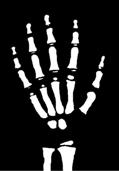
#> input picture Assignment5/5329-GT.jpg, 119 x 171 px
$ jupyter execute Q5.ipynb
#> lines starting #> are read from the running program, lines starting #| are printed output that depends on the picture; after the words box and inside, x2 and y2 are one past the last pixel; in counts of white or black regions, pixels touching at a corner belong together
#> further down, img1 is the input picture: shape (171, 119, 3); min 0, max 255, mean 35.8
[cell 1]
import math
import numpy as np
from matplotlib import pyplot as plt
import cv2

# Modified Otsu  function
def otsu(gray):
    pixel_number = gray.shape[0] * gray.shape[1]
#> pixel_number = 20349
    mean_weight = 1.0/pixel_number
#> mean_weight = 4.91e-05
    his, bins = np.histogram(gray, np.arange(0,257))
#> his = 256 values, max 14380 at index 0, min 0 at index 102, mean 79.49; bins = 257 values from 0 to 256
    final_thresh = -1
    final_value = -1
    intensity_arr = np.arange(256)
    for t in bins[1:-1]:
        pcb = np.sum(his[:t])
        pcf = np.sum(his[t:])
        Wb = pcb * mean_weight
        Wf = pcf * mean_weight

        mub = np.sum(intensity_arr[:t]*his[:t]) / float(pcb)
        muf = np.sum(intensity_arr[t:]*his[t:]) / float(pcf)

        value = Wb * Wf * (mub - muf) ** 2

        if value > final_value:
            final_thresh = t
            final_value = value
#> this loop made 255 passes
#> (pcb, pcf, Wb, Wf, mub, muf, value, final_value) on passes 1 to 12: (14380, 5969, 0.707, 0.293, 0, 122.2, 3094.2, 3094.2), (14718, 5631, 0.723, 0.277, 0.023, 129.5, 3352.7, 3352.7), (15009, 5340, 0.738, 0.262, 0.0613, 136.4, 3597.6, 3597.6), (15284, 5065, 0.751, 0.249, 0.114, 143.6, 3851.1, 3851.1), (15541, 4808, 0.764, 0.236, 0.178, 151.1, 4110.3, 4110.3), (15769, 4580, 0.775, 0.225, 0.248, 158.4, 4361.1, 4361.1), (15966, 4383, 0.785, 0.215, 0.319, 165.2, 4595.7, 4595.7), (16087, 4262, 0.791, 0.209, 0.369, 169.7, 4748.5, 4748.5), (16214, 4135, 0.797, 0.203, 0.429, 174.7, 4916.4, 4916.4), (16297, 4052, 0.801, 0.199, 0.473, 178.1, 5030.3, 5030.3), (16375, 3974, 0.805, 0.195, 0.518, 181.4, 5140.4, 5140.4), (16433, 3916, 0.808, 0.192, 0.555, 183.9, 5224.1, 5224.1)
#> (pcb, pcf, Wb, Wf) on pass 78: (17297, 3052, 0.85, 0.15)
    final_img = gray.copy()
    print("Ostu threshold=",  final_thresh)
#| Ostu threshold= 120
    final_img[gray > final_thresh] = 255
    final_img[gray < final_thresh] = 0
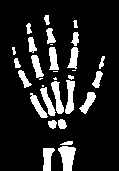
#> final_img: shape (171, 119); min 0, max 255, mean 35.7
    return final_img

img1 = cv2.imread('5329-GT.jpg')
img = cv2.cvtColor(img1, cv2.COLOR_BGR2GRAY)
otsu_img= otsu(img)
ret, otsu = cv2.threshold(img,0,255,cv2.THRESH_BINARY+cv2.THRESH_OTSU)
#> otsu: shape (171, 119); 14% white; 30 white regions (5 under 20 px), largest, box (x1, y1, x2, y2) and area: (58, 146, 76, 171) 304, (65, 80, 75, 114) 220, (51, 81, 64, 114) 210
print("OpenCV Ostu threshold=", ret)
#| OpenCV Ostu threshold= 119.0


plt.imshow(img, "gray")
plt.title("source image"), plt.xticks([]), plt.yticks([])
plt.show()

hist = plt.hist(img.ravel(),256,[0,256])
plt.show()
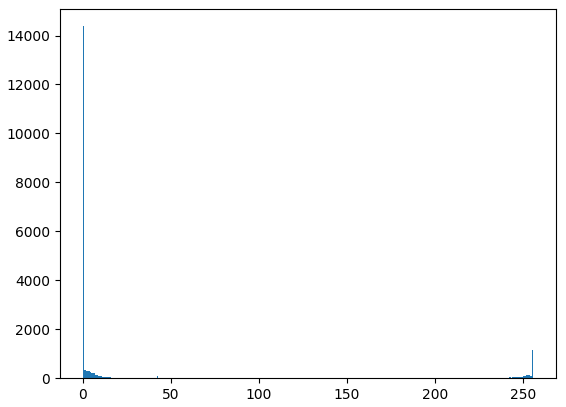
#> figure drawn by matplotlib, 1 panel; tallest bar 14380 high, from x = 0 to 1
plt.title("Histogram"), plt.xticks([]), plt.yticks([])

plt.imshow(otsu_img, "gray")
plt.title("Ostu threshold is " + str(ret)), plt.xticks([]), plt.yticks([])
plt.show()
